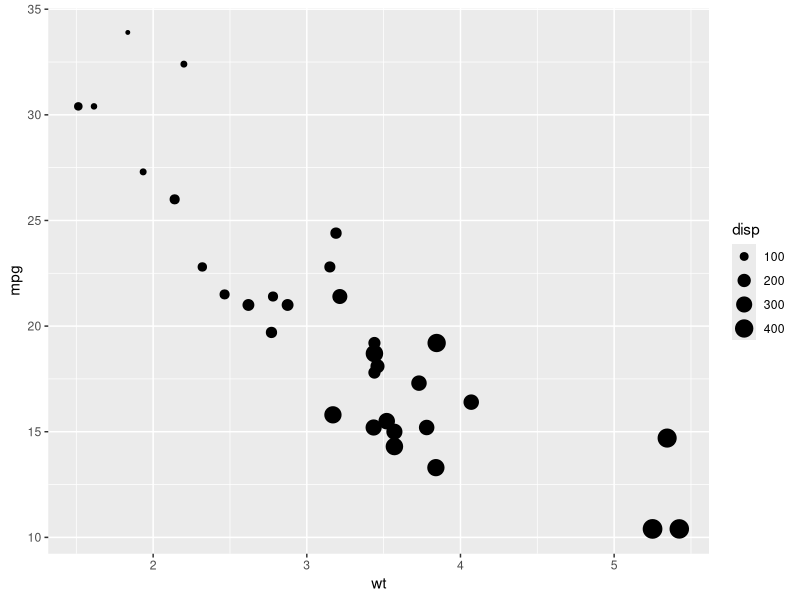
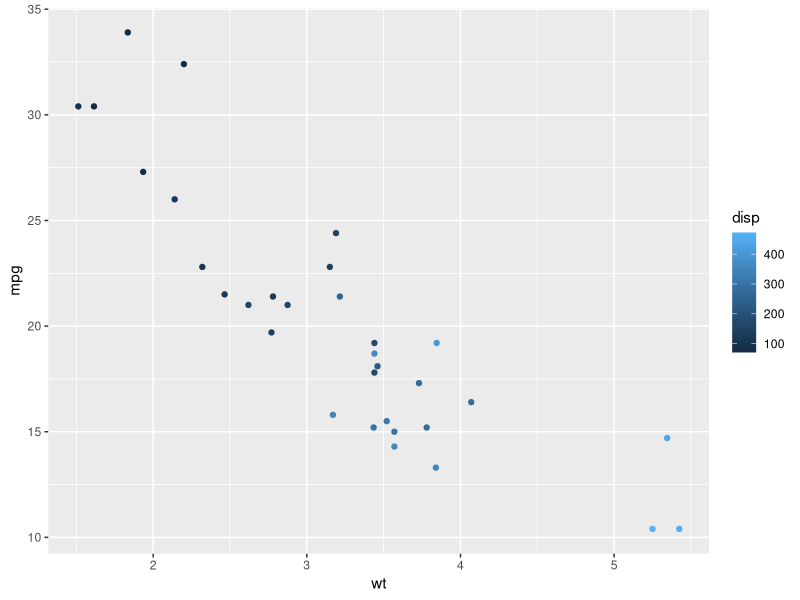

Recreate these plots in R, in order.
library("ggplot2")

ggplot(mtcars, aes(wt, mpg, size = disp)) +
  geom_point()


ggplot(mtcars, aes(wt, mpg, color = disp)) +
  geom_point()


